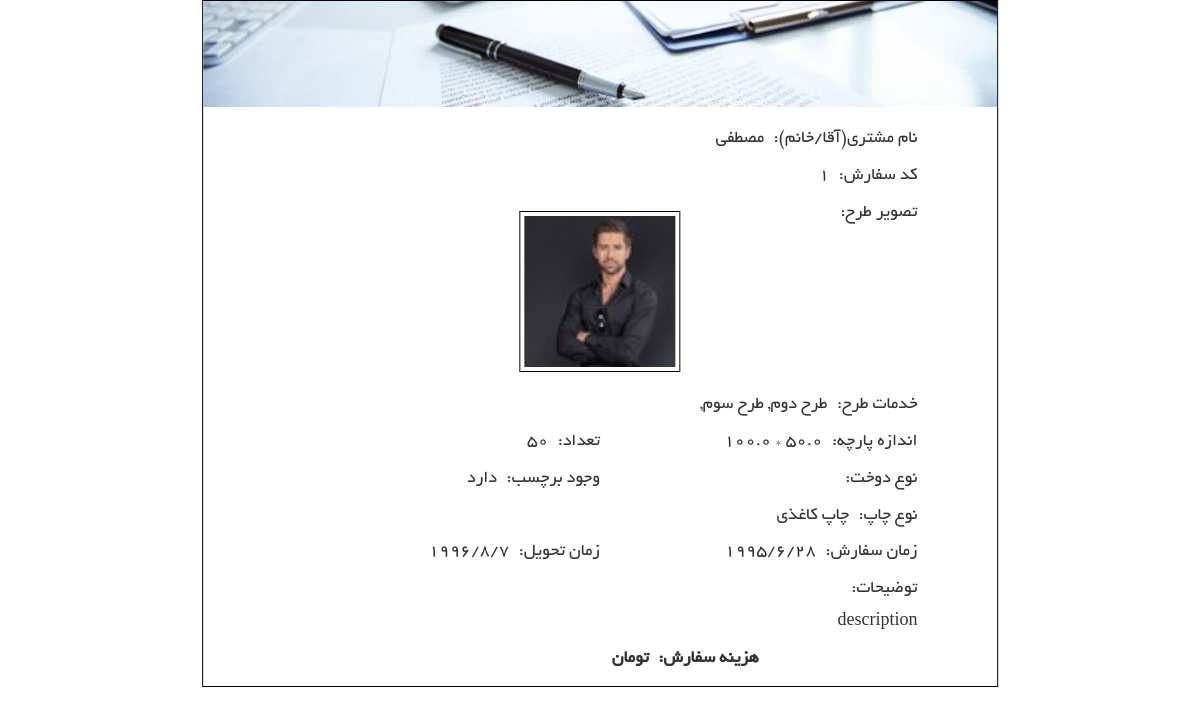
Before: /reserve/factorForm/1 with the older database file.
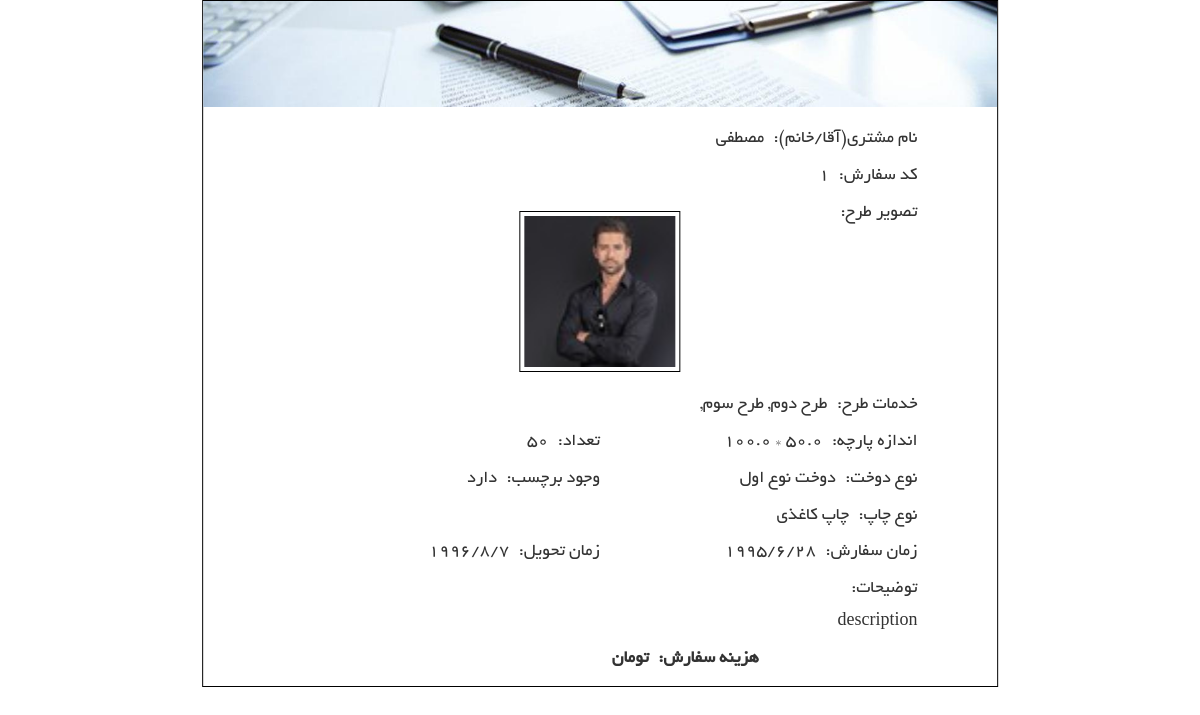
After: the same page with the newer database file.
### ReserveForm/models.py (models this page shows, shortened)
class ReserveForm(models.Model):
    customer = models.ForeignKey(Customer, verbose_name='مشتری', )
    tarh = models.ImageField(upload_to='tarh/', verbose_name='طرح', blank=True, null=True)
    serviceTarh = models.ManyToManyField('ServiceTarh', verbose_name='خدمات طرح', blank=True)
    hasParche = models.BooleanField(verbose_name='پارچه دارد',)
    parche = models.ForeignKey('Parche',verbose_name='پارچه', blank=True, null=True)
    parcheWidth = models.FloatField(verbose_name='عرض پارچه', blank=True, null=True)
    parcheHeight = models.FloatField(verbose_name='طول پارچه', blank=True, null=True)
    number = models.IntegerField(verbose_name='تعداد', blank=True, null=True)
    typeChap = models.ForeignKey('Chap', verbose_name='چاپ', blank=True, null=True)
    dookht = models.ForeignKey('Dookht', verbose_name='دوخت', blank=True, null=True,)
    hasLabel = models.BooleanField(verbose_name='برچسب دارد', )
    reserveDay = models.IntegerField(choices=dayChoice, verbose_name='روز', blank=True, null=True)
    reserveMonth = models.IntegerField(choices=monthChoice, verbose_name='ماه', blank=True, null=True)
    reserveYear = models.IntegerField(verbose_name='سال', blank=True, null=True)
    deliveryDay = models.IntegerField(choices=dayChoice, verbose_name='روز', blank=True, null=True)
    deliveryMonth = models.IntegerField(choices=monthChoice, verbose_name='ماه', blank=True, null=True)
    deliveryYear = models.IntegerField(verbose_name='سال', blank=True, null=True)
    description = models.TextField(verbose_name='توضیح', blank=True, null=True)
    process = models.ForeignKey('Process', verbose_name='فرایند', blank=True, null=True)
    class Meta:
        verbose_name_plural = "سفارش ها"
    def get_tarh_url(self):
        if self.tarh:
            return self.tarh.url
        else:
            return ''

class Chap(models.Model):
    name = models.CharField(max_length=100, verbose_name='نام',)
    price = models.IntegerField(verbose_name='قیمت',)
    class Meta:
        verbose_name_plural = 'چاپ'

class Dookht(models.Model):
    name = models.CharField(max_length=100, verbose_name='نام',)
    price = models.IntegerField(verbose_name='قیمت', blank=True, null=True)
    class Meta:
        verbose_name_plural = 'دوخت'

### UserManager/models.py (models this page shows, shortened)
class Customer(models.Model):
    user = models.OneToOneField(User,)
    username = models.CharField(max_length=100)
    name = models.CharField(max_length=100, null=True, verbose_name='نام')
    phoneNumber = models.CharField(max_length=50, verbose_name='شماره تلفن همراه',)
    email = models.EmailField(verbose_name='ایمیل',)
    moaref = models.CharField(max_length=200, verbose_name='نام معرف',)
    workPhoneNumber = models.CharField(max_length=50, verbose_name='تلفن محل کار',)
    address = models.TextField(verbose_name='آدرس',)
    companyName = models.TextField(verbose_name='نام شرکت',)
    class Meta:
        verbose_name_plural = 'مشتری'

### ReserveForm/views.py (the view)
# urls.py: url(r'^factorForm/(?P<id>[0-9]+)', view=views.factor_form, name='FactorReserveForm'),
def factor_form(request, id):
    form = ReserveForm.objects.get(id=id)
    context = {'form':form}
    return render(request, 'printFactorReserve.html', context=context)

### ReserveForm/templatetags/toPersian.py (called while the page is built)
@register.filter
def IntegerToPersian(number):
    if number is None:
        return None
    if number==0:
        return '۰'
    persian_number = ''
    while(number>=1):
        digit = number%10
        persian_number = toPersianDigit(digit)+persian_number
        number = int(number/10)
    return persian_number

@register.filter
def FloatToPersian(number):
    if number is None:
        return None
    if (type(number) is int):
        return IntegerToPersian(number)
    numbers = str(number).split('.')
    integer_number = IntegerToPersian(int(numbers[0]))
    float_number = IntegerToPersian(int(numbers[1]))
    return integer_number+'.'+float_number

def toPersianDigit(digit):
    if digit is None:
        return None
    if digit==1:
        return '۱'
    if digit==2:
        return '۲'
    if digit==3:
        return '۳'
    if digit==4:
        return '۴'
    if digit==5:
        return '۵'
    if digit==6:
        return '۶'
    if digit==7:
        return '۷'
    if digit==8:
        return '۸'
    if digit==9:
        return '۹'
    if digit==0:
        return '۰'

### templates/printFactorReserve.html (shortened to what the changed rows need)
{% load static %}
{% load toPersian %}
<!DOCTYPE html>
<html lang="en">
<head>
    <link href="{% static 'css/printFactorReserve.css' %}" rel="stylesheet">
</head>
<body>
<div class="main-wrapper center-horizontally border-black">
    <div class="content center-horizontally">
        <div class="item clear-both">
            <div class="item-value">
                <div class="direction-rtl font">
                    {{ form.customer.name }}
                </div>
            </div>
        </div>
        <div class="item clear-both">
            <div class="item-value">
                <div class="direction-rtl font">
                    {{ form.id }}
                </div>
            </div>
        </div>
        <div class="item clear-both full-width">
            <div class="full-width">
                <img src="{{ form.get_tarh_url }}" id="design-image" class="center-horizontally border-black">
            </div>
        </div>
        <div class="item clear-both half-width">
            <div class="item-value">
                <div class="direction-rtl font">
                    {{ form.parcheWidth|FloatToPersian }} * {{ form.parcheHeight|FloatToPersian }}
                </div>
            </div>
        </div>
        <div class="item half-width">
            <div class="item-value">
                <div class="direction-rtl font">
                    {{ form.number|IntegerToPersian }}
                </div>
            </div>
        </div>
        <div class="item half-width">
            <div class="item-value">
                <div class="direction-rtl font">
                    {{ form.dookht.name }}
                </div>
            </div>
        </div>
        <div class="item full-width">
            <div class="item-value">
                <div class="direction-rtl font">
                    {{ form.typeChap.name }}
                </div>
            </div>
        </div>
        <div class="item half-width">
            <div class="item-value">
                <div class="direction-rtl font">
                    {{ form.reserveYear|IntegerToPersian }}/{{ form.reserveMonth|IntegerToPersian }}/{{ form.reserveDay|IntegerToPersian }}
                </div>
            </div>
        </div>
        <div class="item half-width">
            <div class="item-value">
                <div class="direction-rtl font">
                    {{ form.deliveryYear|IntegerToPersian }}/{{ form.deliveryMonth|IntegerToPersian }}/{{ form.deliveryDay|IntegerToPersian }}
                </div>
            </div>
        </div>
        <div class="item full-width">
            <div id="description" class="clear-both full-width">
                <div class="direction-rtl font">
                    {{ form.description }}
                </div>
            </div>
        </div>
    </div>
</div>
</body>
</html>

Changed rows visible on the page:
changed ReserveForm "description": dookht.name (not shown) → "دوخت نوع اول"
